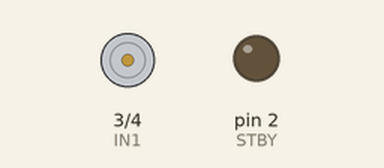
This sketch was run on a simulated Arduino Uno, built with avr-gcc and run on an emulated ATmega328P. Shown: motor-driver pin pairs drawn as motors (green arrow = first pin HIGH = forward, orange = second pin HIGH = backward, longer = more drive, scaled by the enable pin, stopped while the standby pin is LOW), output pins drawn as LEDs (lit = HIGH). What the sketch prints to the serial monitor is not drawn.

Above: at 0.1 s.
At 4.1 s:
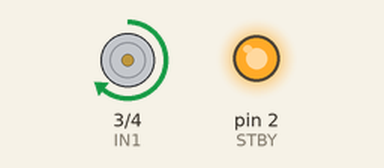
At 9.2 s:
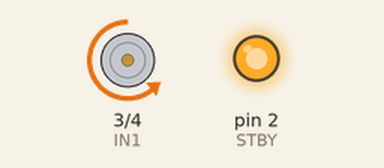
At 12.4 s:
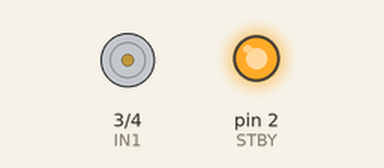
Timing chart, 0 to 13.9 s (numbered marks = the images above):
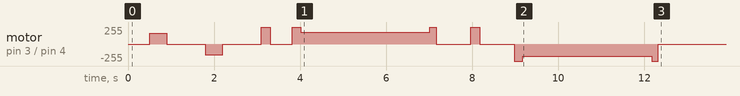

The sketch:

PULSE_PER_DEG2.ino
```cpp
// ====== 简易校准 & 三点位测试 ======
#include <Arduino.h>

// 电机驱动脚（按你现有连线）
const byte IN1 = 3, IN2 = 4, PWM = 5, STBY = 2;
uint8_t PWM_DUTY = 180;      // 工作占空比(可按负载微调)
const uint8_t PWM_KICK = 255; // 起步“踢一下”
const uint16_t KICK_MS = 200;

// 编码器
const byte ENC_A = 6, ENC_B = 7;
volatile long encCount = 0;

// 你当前使用的估计值（待校准）
float PULSE_PER_DEG = 4.8;

// 机械限制（角度定义）
const int16_t EAST_LIMIT_DEG = -90;
const int16_t WEST_LIMIT_DEG =  90;

// —— 中断读取方向 ——
void isrEnc() {
  encCount += digitalRead(ENC_B) ? +1 : -1;
}

// —— 基本电机控制 ——
void motorRun(bool fwd, uint8_t duty) {
  digitalWrite(IN1, fwd ? LOW : HIGH);
  digitalWrite(IN2, fwd ? HIGH : LOW);
  analogWrite(PWM, duty);
}
void motorBrake() {
  analogWrite(PWM, 0);
  digitalWrite(IN1, LOW);
  digitalWrite(IN2, LOW);
}

// —— 朝指定“脉冲”移动（不依赖 PULSE_PER_DEG）——
bool moveToPulse(long tgtPulse, uint32_t timeout = 15000) {
  bool fwd = (tgtPulse > encCount);
  // 起步踢一下
  motorRun(fwd, PWM_KICK);
  delay(KICK_MS);
  motorRun(fwd, PWM_DUTY);

  uint32_t t0 = millis();
  long last = encCount;
  uint32_t lastChange = millis();

  while (fwd ? (encCount < tgtPulse) : (encCount > tgtPulse)) {
    if (encCount != last) { last = encCount; lastChange = millis(); }
    // 3秒没动，补踢一次；再不动就失败
    if (millis() - lastChange > 3000) {
      long before = encCount;
      motorRun(fwd, PWM_KICK); delay(150);
      motorRun(fwd, PWM_DUTY);
      lastChange = millis();
      if (encCount == before) { motorBrake(); return false; }
    }
    if (millis() - t0 > timeout) { motorBrake(); return false; }
  }
  motorBrake();
  return true;
}

// —— 朝某个“角度”移动（使用当前 PULSE_PER_DEG）——
bool moveToAngle(float deg, uint32_t timeout = 15000) {
  deg = constrain(deg, EAST_LIMIT_DEG, WEST_LIMIT_DEG);
  long tgtPulse = lround(deg * PULSE_PER_DEG);
  return moveToPulse(tgtPulse, timeout);
}

// —— 沿某方向慢速找极限，返回极限时的 encCount ——
// 说明：fwd=false 表示向“东”（角度减小）；fwd=true 表示向“西”（角度增大）。
long findLimit(bool fwd) {
  const uint8_t duty = 160;
  Serial.println(fwd ? F("→ 寻找西端...") : F("→ 寻找东端..."));
  motorRun(fwd, duty);
  long last = encCount;
  uint32_t lastChange = millis();
  while (true) {
    if (encCount != last) { last = encCount; lastChange = millis(); }
    // 400ms 没变化视为触底
    if (millis() - lastChange > 400) break;
  }
  motorBrake();
  delay(300);
  Serial.print(F("   触底 encCount=")); Serial.println(encCount);
  return encCount;
}

void setup() {
  Serial.begin(115200);
  delay(500);

  pinMode(IN1, OUTPUT); pinMode(IN2, OUTPUT); pinMode(PWM, OUTPUT); pinMode(STBY, OUTPUT);
  digitalWrite(STBY, HIGH);

  pinMode(ENC_A, INPUT_PULLUP); pinMode(ENC_B, INPUT_PULLUP);
  attachInterrupt(digitalPinToInterrupt(ENC_A), isrEnc, RISING);

  Serial.println(F("=== 太阳能追踪校准测试 ==="));

  // 1) 找到东/西两个机械极限（只基于编码器脉冲）
  long eastPulse = findLimit(false); // 向东找
  delay(600);
  long westPulse = findLimit(true);  // 向西找
  delay(600);

  // 回到中间，避免卡在端点
  long midPulse_hw = (eastPulse + westPulse) / 2;
  moveToPulse(midPulse_hw);
  delay(500);

  // 2) 计算建议的 PULSE_PER_DEG（以 180° 跨度为准）
  long span = westPulse - eastPulse;
  float ppd_suggest = (span > 0) ? (span / 180.0f) : PULSE_PER_DEG;

  Serial.println(F("\n--- 校准结果 ---"));
  Serial.print(F("eastPulse = ")); Serial.println(eastPulse);
  Serial.print(F("westPulse = ")); Serial.println(westPulse);
  Serial.print(F("span      = ")); Serial.println(span);
  Serial.print(F("建议 PULSE_PER_DEG = ")); Serial.println(ppd_suggest, 4);
  Serial.println(F("-----------------\n"));

  // 3) 用“当前 PULSE_PER_DEG”测试 -90/0/+90 三个点位
  auto report = [&](const char* name, float tgtDeg){
    long tgtPulse_byAngle = lround(tgtDeg * PULSE_PER_DEG);
    bool ok = moveToAngle(tgtDeg);
    long actual = encCount;
    long errPulse = actual - tgtPulse_byAngle;
    float errDeg_bySuggest = (span>0) ? (errPulse / ppd_suggest) : 0.0f;

    Serial.print(name);
    Serial.print(F("  目标角=")); Serial.print(tgtDeg, 1);
    Serial.print(F("°  目标脉冲(按当前PPD)=")); Serial.print(tgtPulse_byAngle);
    Serial.print(F("  实际脉冲=")); Serial.print(actual);
    Serial.print(F("  脉冲误差=")); Serial.print(errPulse);
    Serial.print(F("  角度误差(按建议PPD)=")); Serial.print(errDeg_bySuggest, 2);
    Serial.print(F("°  结果=")); Serial.println(ok ? F("OK") : F("FAIL"));
    delay(800);
  };

  Serial.println(F("开始三点位测试（使用你当前的 PULSE_PER_DEG）..."));
  report("点位一：-90°", -90.0f);
  report("点位二：  0°",   0.0f);
  report("点位三：+90°", +90.0f);

  Serial.println(F("\n提示：若角度误差较大，请把上面打印的“建议 PULSE_PER_DEG”替换到代码里重试。"));
}

void loop() {
  // 空循环
}
```
